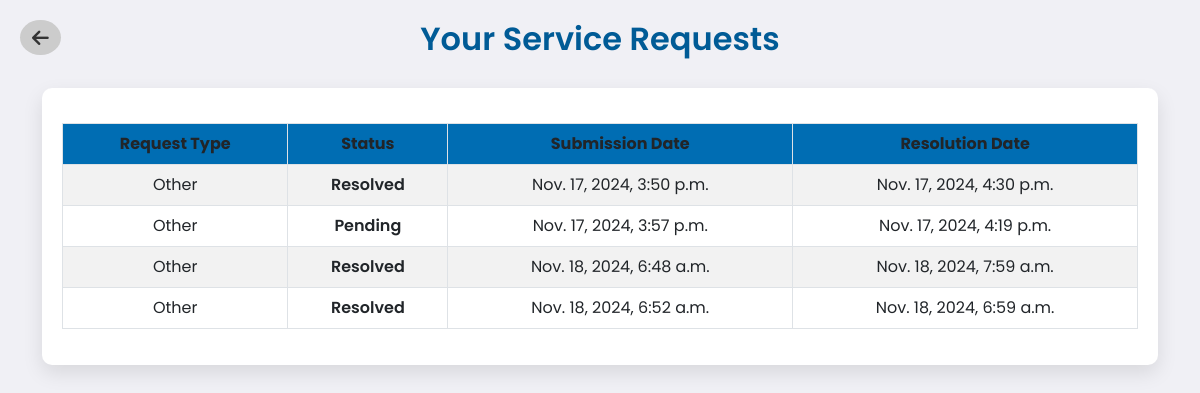
/customer/track/ (signed in), run on the app's committed database.
### customer/models.py (models this page shows, shortened)
class ServiceRequest(models.Model):
    REQUEST_TYPES = [
        ('installation', 'Installation'),
        ('repair', 'Repair'),
        ('billing', 'Billing'),
        ('other', 'Other'),
    ]
    STATUS_CHOICES = [
        ('pending', 'Pending'),
        ('in_progress', 'In Progress'),
        ('resolved', 'Resolved'),
    ]
    customer = models.ForeignKey(Customer, on_delete=models.CASCADE)
    request_type = models.CharField(max_length=50, choices=REQUEST_TYPES)
    description = models.TextField()
    attachment = models.FileField(upload_to='attachments/', blank=True, null=True)
    status = models.CharField(max_length=20, choices=STATUS_CHOICES, default='pending')
    submitted_at = models.DateTimeField(auto_now_add=True)
    resolved_at = models.DateTimeField(blank=True, null=True)

### customer/views.py (the view)
# urls.py: path('track/', views.track_requests, name='track_requests'),
@login_required
def track_requests(request):
    try:
        requests = ServiceRequest.objects.filter(customer=request.user.customer)
        return render(request, 'customer/track_requests.html', {'requests': requests})
    except Customer.DoesNotExist:
        return render(request, 'customer/error.html', {
            'message': 'No customer profile exists for this user. Please contact support.'
        })

### customer/templates/customer/track_requests.html (shortened to what this page needs)
{% load static %}
<!DOCTYPE html>
<html lang="en">
<head>
    <link href="https://cdn.jsdelivr.net/npm/bootstrap@5.3.0-alpha1/dist/css/bootstrap.min.css" rel="stylesheet">
    <link href="https://cdnjs.cloudflare.com/ajax/libs/font-awesome/6.0.0-beta3/css/all.min.css" rel="stylesheet">
    <link href="{% static 'customer/css/track_requests.css' %}" rel="stylesheet">
</head>
<body>
    <a href="javascript:window.history.back();" class="back-btn"><i class="fas fa-arrow-left"></i></a>
    <h1>Your Service Requests</h1>
    <div class="container">
        <div class="table-container">
            <table class="table table-bordered table-striped">
                <thead>
                    <tr>
                        <th>Request Type</th>
                        <th>Status</th>
                        <th>Submission Date</th>
                        <th>Resolution Date</th>
                    </tr>
                </thead>
                <tbody>
                    {% for request in requests %}
                    <tr>
                        <td>{{ request.request_type }}</td>
                        <td class="status-{{ request.status | lower }}">{{ request.status }}</td>
                        <td>{{ request.submitted_at }}</td>
                        <td>{{ request.resolved_at }}</td>
                    </tr>
                    {% endfor %}
                </tbody>
            </table>
        </div>
    </div>
</body>
</html>

### customer/static/customer/css/track_requests.css (style rules this page uses)
body { background-color: #f0f0f5; font-family: 'Poppins', sans-serif; padding-top: 20px; }
h1 { font-size: 2rem; font-weight: 600; color: #005b96; text-align: center; margin-bottom: 30px; }
.table-container { background: #fff; border-radius: 10px; box-shadow: 0 8px 20px rgba(0, 0, 0, 0.1); padding: 20px; margin-top: 20px; }
table { width: 100%; margin-top: 15px; }
th, td { text-align: center; vertical-align: middle; }
th { background-color: #006db3 !important; color: white; }
td { background-color: #f9f9f9; }
.status-pending { color: #ff9800; font-weight: 600; }
.status-resolved { color: #4caf50; font-weight: 600; }
.back-btn { position: absolute; top: 20px; left: 20px; font-size: 1.2rem; padding: 8px 12px; background-color: #ccc; color: #333; border-radius: 50%; text-decoration: none; display: inline-flex; justify-content: center; align-items: center; }
.back-btn i { font-size: 1.2rem; }

### data on the page
ServiceRequest: submitted_at "Nov. 17, 2024, 3:50 p.m.", resolved_at "Nov. 17, 2024, 4:30 p.m."
ServiceRequest: submitted_at "Nov. 17, 2024, 3:57 p.m.", resolved_at "Nov. 17, 2024, 4:19 p.m."
ServiceRequest: submitted_at "Nov. 18, 2024, 6:48 a.m.", resolved_at "Nov. 18, 2024, 7:59 a.m."
ServiceRequest: submitted_at "Nov. 18, 2024, 6:52 a.m.", resolved_at "Nov. 18, 2024, 6:59 a.m."
